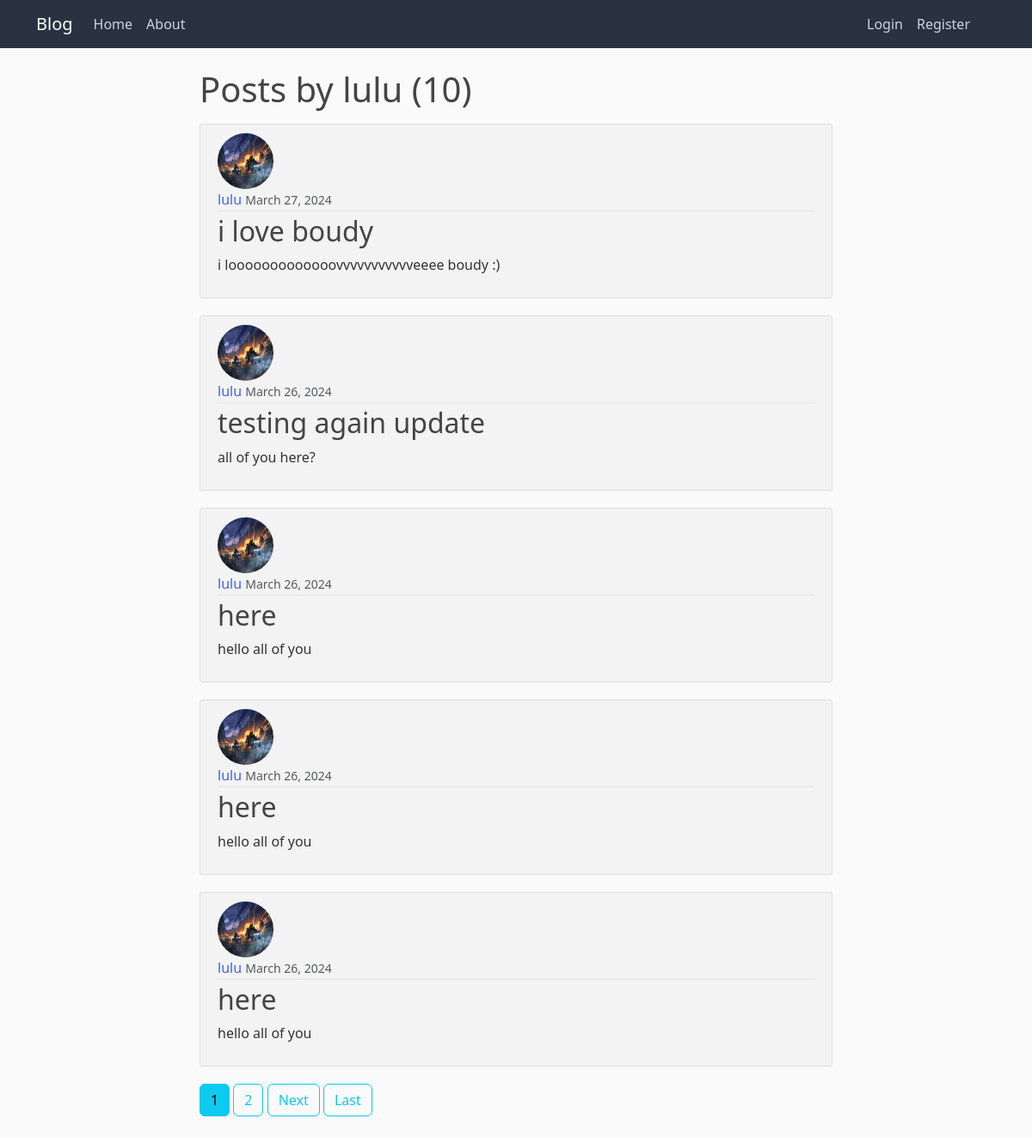
/user/lulu/, run on an earlier commit of the app's database.
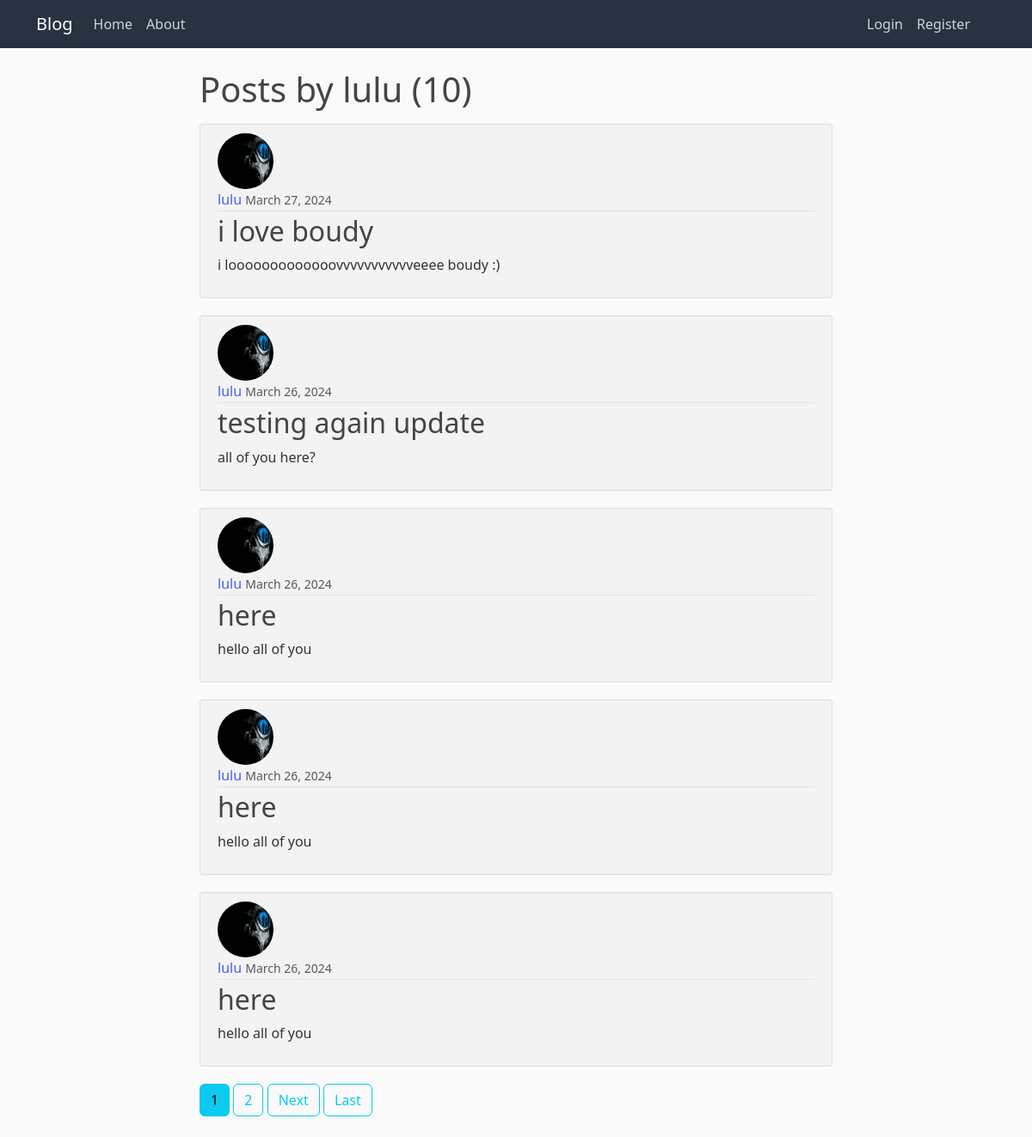
And on a later commit of the database.
### blogApp/models.py (models this page shows, shortened)
class Post(models.Model):
    title = models.CharField(max_length=100)
    content = models.TextField()
    date_posted = models.DateTimeField(default=timezone.now)
    author = models.ForeignKey(User, on_delete=models.CASCADE)

### users/models.py (models this page shows, shortened)
class Profile(models.Model):
    user = models.OneToOneField(User, on_delete=models.CASCADE)
    image = models.ImageField(default='default.png', upload_to='profile_pics')

### blogApp/views.py (the view)
# urls.py: path('user/<str:username>/', UserPostListView.as_view(), name='user-posts'),
class UserPostListView(ListView):
    model = Post
    template_name = 'blogApp/user_posts.html'
    context_object_name = 'posts'
    paginate_by = 5
    title = 'Posts'
    def get_context_data(self, **kwargs: Any) -> dict[str, Any]:
        context =  super().get_context_data(**kwargs)
        context['title']= self.title
        return context
    def get_queryset(self) -> QuerySet[Any]:
        user = get_object_or_404(User, username=self.kwargs.get('username'))
        return Post.objects.filter(author=user).order_by('-date_posted')

### blogApp/templates/blogApp/user_posts.html (shortened to what this page needs)
{% extends "base.html"%}
{% block content %}
    <h1 class="mb-3" >Posts by {{ view.kwargs.username }} ({{ page_obj.paginator.count }})</h1>
    {% for post in posts %}
    <article class="media content-section grey-body">
        <img src="{{ post.author.profile.image.url }}" alt="author image" class="rounded-circle article-img" >
        <div class="media-body">
            <div class="article-metadata">
                <a class="mr-2" href="{% url 'user-posts' post.author.username %}">{{ post.author }}</a>
                <small class="text-muted">{{ post.date_posted|date:"F d, Y" }}</small>
            </div>
            <h2><a class="article-title" href="{% url 'post-detail' post.id %}">{{ post.title }}</a></h2>
            <p class="article-content">{{ post.content }}</p>
        </div>
    </article>
    {% endfor %}
    {% if is_paginated %}
        {% for num in page_obj.paginator.page_range %}
            {% if page_obj.number == num %}
            <a class="btn btn-info mb-4" href="?page={{num }}">{{num}}</a>
            {% elif num > page_obj.number|add:'-3' and num < page_obj.number|add:'3' %}
            <a class="btn btn-outline-info mb-4" href="?page={{num }}">{{num}}</a>
            {% endif %}
        {% endfor %}
        {% if page_obj.has_next %}
            <a class="btn btn-outline-info mb-4" href="?page={{page_obj.next_page_number}}">Next</a>
            <a class="btn btn-outline-info mb-4" href="?page={{ page_obj.paginator.num_pages }}">Last</a>
        {% endif %}
    {% endif %}
{% endblock content %}

What changed in the data, as far as the page shows it:
changed through a linked row, Post "i love boudy": author.profile.image: a different picture
changed through a linked row, Post "testing again update": author.profile.image: a different picture
changed through a linked row, Post (number 3 of 5 on the later page): author.profile.image: a different picture
changed through a linked row, Post (number 4 of 5 on the later page): author.profile.image: a different picture
changed through a linked row, Post (number 5 of 5 on the later page): author.profile.image: a different picture
